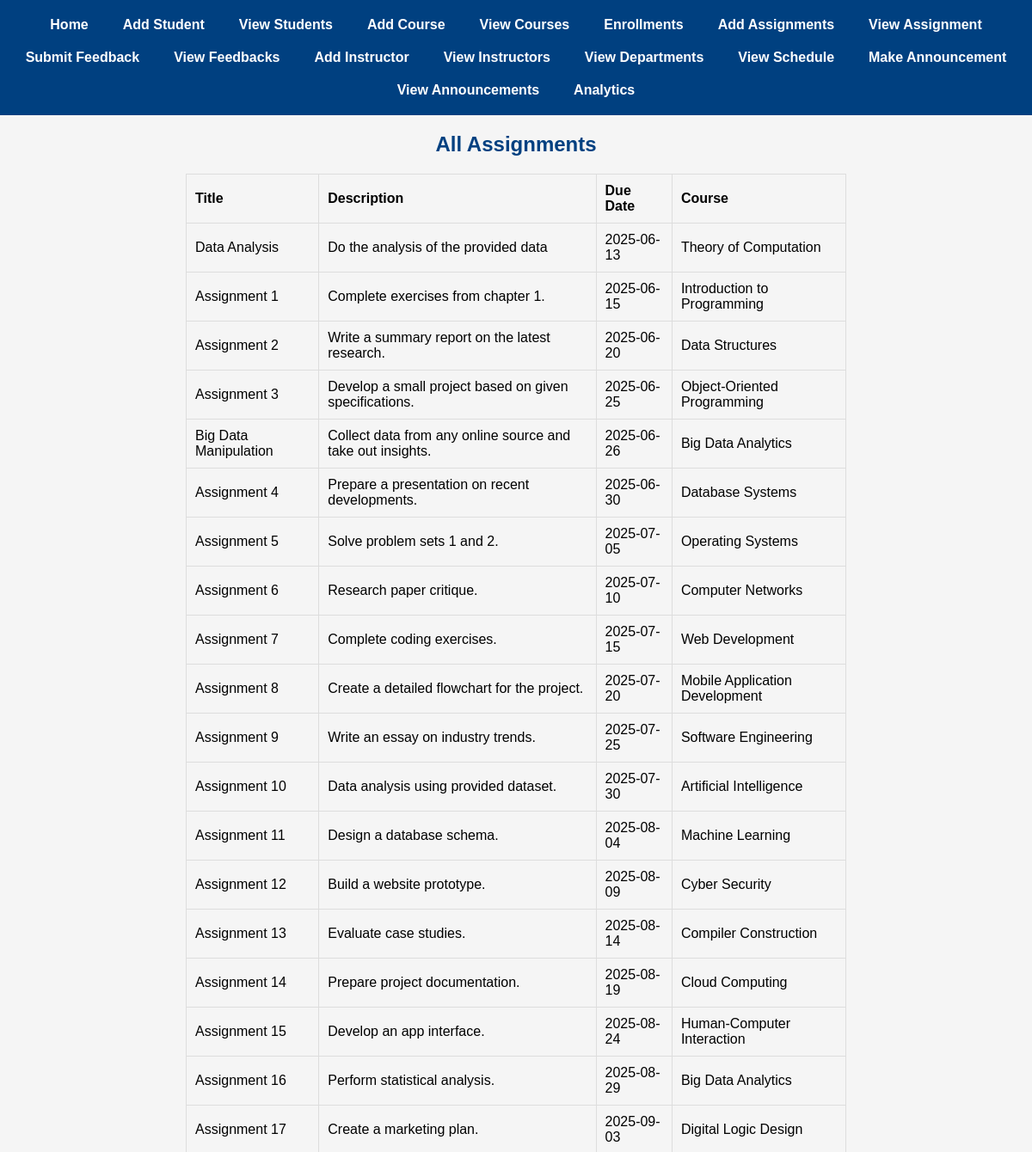
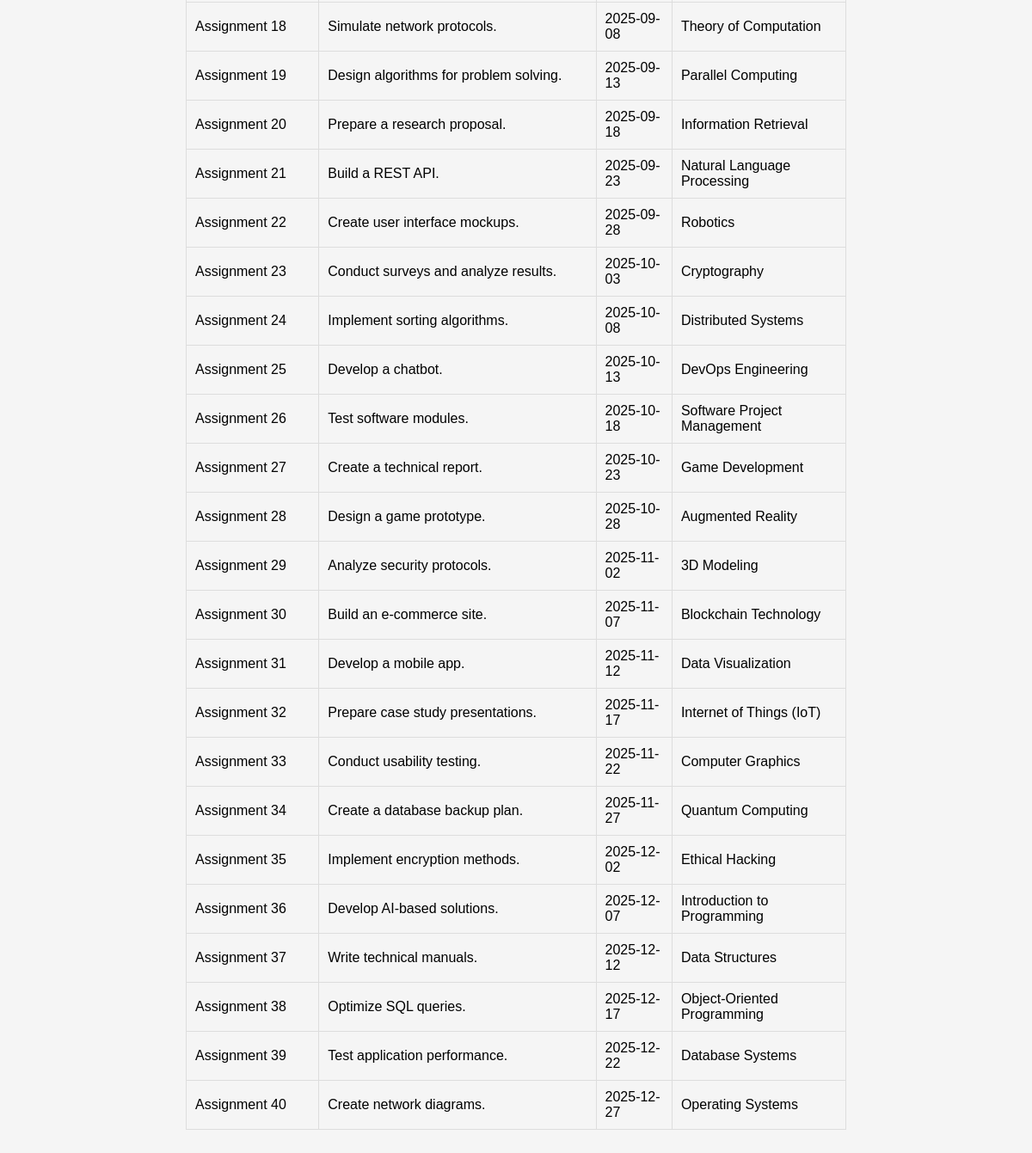
/show_assignments, run on the app's committed database (2 pictures, top to bottom).
### main.py (models this page shows)
class Assignment(db.Model):
    id = db.Column(db.Integer, primary_key=True)
    title = db.Column(db.String(150), nullable=False)
    description = db.Column(db.Text, nullable=False)
    due_date = db.Column(db.Date, nullable=False)
    course_id = db.Column(db.Integer, db.ForeignKey('course.id'), nullable=False)
    course = db.relationship('Course', backref='assignments')

class Course(db.Model):
    id = db.Column(db.Integer, primary_key=True)
    code = db.Column(db.String(10), unique=True, nullable=False)
    title = db.Column(db.String(100), nullable=False)
    instructor_id = db.Column(db.Integer, db.ForeignKey('instructor.id'))
    semester_id = db.Column(db.Integer, db.ForeignKey('semester.id'))
    schedules = db.relationship('Schedule', backref='course', lazy=True)

### main.py (the view)
@app.route('/show_assignments')
def show_assignments():
    assignments = Assignment.query.order_by(Assignment.due_date).all()
    return render_template('show_assignments.html', assignments=assignments)

### templates/show_assignments.html (shortened to what this page needs)
{% extends 'base.html' %}
{% block content %}
<h2>All Assignments</h2>
<table>
    <tr>
        <th>Title</th>
        <th>Description</th>
        <th>Due Date</th>
        <th>Course</th>
    </tr>
    {% for assignment in assignments %}
    <tr>
        <td>{{ assignment.title }}</td>
        <td>{{ assignment.description }}</td>
        <td>{{ assignment.due_date }}</td>
        <td>{{ assignment.course.title }}</td>
    </tr>
    {% endfor %}
</table>
{% endblock %}

### static/css/style.css (style rules this page uses)
body { display: flex; flex-direction: column; align-items: center; margin: 0; padding: 0; font-family: Arial, sans-serif; background-color: #f5f5f5; min-height: 100vh; box-sizing: border-box; }
h1, h2, h3, h4, h5, h6 { text-align: center; color: #004080; margin-top: 0; }
table { width: 80%; margin: 0 auto 20px auto; border-collapse: collapse; text-align: left; }
table th, table td { border: 1px solid #ddd; padding: 10px; }

### data on the page
Assignment: title "Data Analysis", description "Do the analysis of the provided data", due_date "2025-06-13", course "Theory of Computation"
Assignment: title "Assignment 1", description "Complete exercises from chapter 1.", due_date "2025-06-15", course "Introduction to Programming"
Assignment: title "Assignment 2", description "Write a summary report on the latest research.", due_date "2025-06-20", course "Data Structures"
Assignment: title "Assignment 3", description "Develop a small project based on given specifications.", due_date "2025-06-25", course "Object-Oriented Programming"
Assignment: title "Big Data Manipulation", description "Collect data from any online source and take out insights.", due_date "2025-06-26", course "Big Data Analytics"
Assignment: title "Assignment 4", description "Prepare a presentation on recent developments.", due_date "2025-06-30", course "Database Systems"
Assignment: title "Assignment 5", description "Solve problem sets 1 and 2.", due_date "2025-07-05", course "Operating Systems"
Assignment: title "Assignment 6", description "Research paper critique.", due_date "2025-07-10", course "Computer Networks"
Assignment: title "Assignment 7", description "Complete coding exercises.", due_date "2025-07-15", course "Web Development"
Assignment: title "Assignment 8", description "Create a detailed flowchart for the project.", due_date "2025-07-20", course "Mobile Application Development"
Assignment: title "Assignment 9", description "Write an essay on industry trends.", due_date "2025-07-25", course "Software Engineering"
Assignment: title "Assignment 10", description "Data analysis using provided dataset.", due_date "2025-07-30", course "Artificial Intelligence"
Assignment: title "Assignment 11", description "Design a database schema.", due_date "2025-08-04", course "Machine Learning"
Assignment: title "Assignment 12", description "Build a website prototype.", due_date "2025-08-09", course "Cyber Security"
Assignment: title "Assignment 13", description "Evaluate case studies.", due_date "2025-08-14", course "Compiler Construction"
Assignment: title "Assignment 14", description "Prepare project documentation.", due_date "2025-08-19", course "Cloud Computing"
Assignment: title "Assignment 15", description "Develop an app interface.", due_date "2025-08-24", course "Human-Computer Interaction"
Assignment: title "Assignment 16", description "Perform statistical analysis.", due_date "2025-08-29", course "Big Data Analytics"
Assignment: title "Assignment 17", description "Create a marketing plan.", due_date "2025-09-03", course "Digital Logic Design"
Assignment: title "Assignment 18", description "Simulate network protocols.", due_date "2025-09-08", course "Theory of Computation"
Assignment: title "Assignment 19", description "Design algorithms for problem solving.", due_date "2025-09-13", course "Parallel Computing"
Assignment: title "Assignment 20", description "Prepare a research proposal.", due_date "2025-09-18", course "Information Retrieval"
Assignment: title "Assignment 21", description "Build a REST API.", due_date "2025-09-23", course "Natural Language Processing"
Assignment: title "Assignment 22", description "Create user interface mockups.", due_date "2025-09-28", course "Robotics"
Assignment: title "Assignment 23", description "Conduct surveys and analyze results.", due_date "2025-10-03", course "Cryptography"
Assignment: title "Assignment 24", description "Implement sorting algorithms.", due_date "2025-10-08", course "Distributed Systems"
Assignment: title "Assignment 25", description "Develop a chatbot.", due_date "2025-10-13", course "DevOps Engineering"
Assignment: title "Assignment 26", description "Test software modules.", due_date "2025-10-18", course "Software Project Management"
Assignment: title "Assignment 27", description "Create a technical report.", due_date "2025-10-23", course "Game Development"
Assignment: title "Assignment 28", description "Design a game prototype.", due_date "2025-10-28", course "Augmented Reality"
Assignment: title "Assignment 29", description "Analyze security protocols.", due_date "2025-11-02", course "3D Modeling"
Assignment: title "Assignment 30", description "Build an e-commerce site.", due_date "2025-11-07", course "Blockchain Technology"
Assignment: title "Assignment 31", description "Develop a mobile app.", due_date "2025-11-12", course "Data Visualization"
Assignment: title "Assignment 32", description "Prepare case study presentations.", due_date "2025-11-17", course "Internet of Things (IoT)"
Assignment: title "Assignment 33", description "Conduct usability testing.", due_date "2025-11-22", course "Computer Graphics"
Assignment: title "Assignment 34", description "Create a database backup plan.", due_date "2025-11-27", course "Quantum Computing"
Assignment: title "Assignment 35", description "Implement encryption methods.", due_date "2025-12-02", course "Ethical Hacking"
Assignment: title "Assignment 36", description "Develop AI-based solutions.", due_date "2025-12-07", course "Introduction to Programming"
Assignment: title "Assignment 37", description "Write technical manuals.", due_date "2025-12-12", course "Data Structures"
Assignment: title "Assignment 38", description "Optimize SQL queries.", due_date "2025-12-17", course "Object-Oriented Programming"
Assignment: title "Assignment 39", description "Test application performance.", due_date "2025-12-22", course "Database Systems"
Assignment: title "Assignment 40", description "Create network diagrams.", due_date "2025-12-27", course "Operating Systems"
